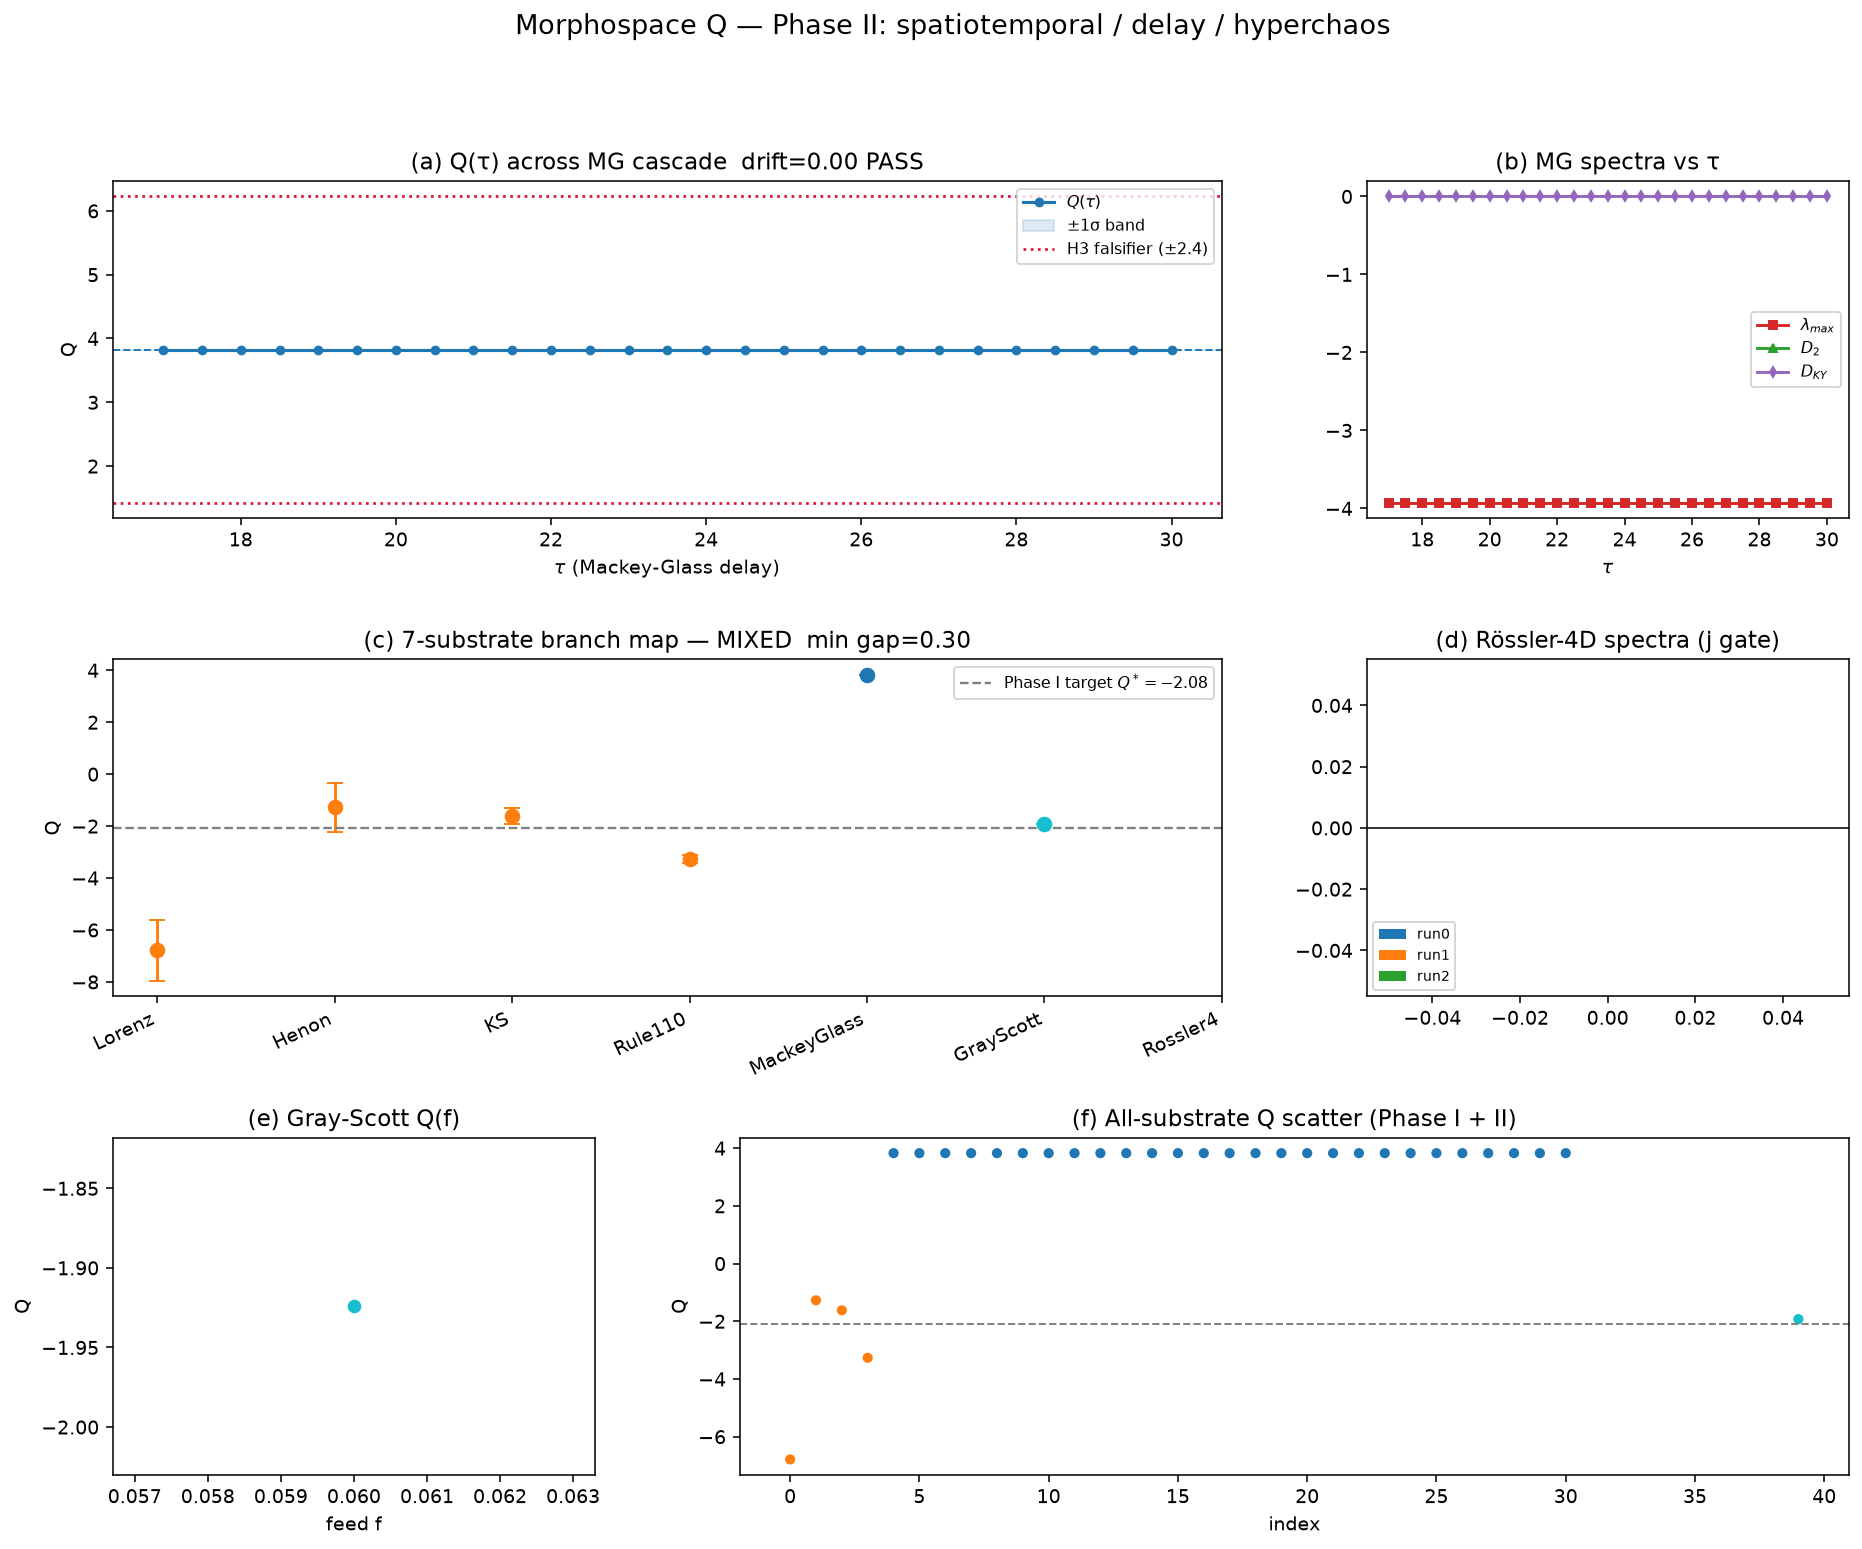

Write the Python code that produced this figure.
#!/usr/bin/env python3
"""
Morphospace Q — Phase II: Spatiotemporal & Delay-Differential Q-Branches
=========================================================================
Extends Phase I (morphospace_q_conservation.py, 4-substrate BIFURCATED verdict,
invariance ratio 9.655) to three new substrates:

  (a) Mackey-Glass delay DDE   : continuous tau-sweep 17..30 across the
                                 period-doubling route to chaos -> Q(tau)
  (b) Gray-Scott reaction-diffusion : feed-rate sweep (mitosis -> solitons)
  (c) Rossler 4D hyperchaos    : full exact QR Lyapunov spectrum, gate: 2 pos LEs

Metrics per parameter point: lambda_max, full Lyapunov spectrum,
Kaplan-Yorke dimension D_KY, correlation dimension D_2, Q = -lmax - D2 - K.

Hypotheses (per phase2_theory_answers.md):
  H1 intra-substrate Q-conservation (bounded Q(theta) within a sweep)
  H2 cross-substrate branching persists -> 7 distinct branches total
  H3 Q(tau) bounded across MG cascade iff D2 compensates lambda_max
     Falsifier: systematic drift > 2.4 (2x Phase I Lorenz branch std)

Hard gates:
  G1 MG:  lambda_max(tau=23) in [0.025, 0.045]  (literature ~0.034)
  G2 MG:  embedding convergence: lmax stable +/-5% over m x tau_emb grid
  G3 Rossler: j = max{k: sum l_i > 0} >= 2  (true hyperchaos)

Headless. Outputs:
  morphospace_q_spatiotemporal_phase2.png   (multi-panel figure)
  morphospace_q_spatiotemporal_phase2.json  (all metrics)
"""
import matplotlib
matplotlib.use('Agg')
import matplotlib.pyplot as plt
import numpy as np, json, os, sys, time

OUT_JSON = 'morphospace_q_spatiotemporal_phase2.json'
OUT_PNG  = 'morphospace_q_spatiotemporal_phase2.png'
RNG = np.random.default_rng(20261109)

# ---------------------------------------------------------------- utilities
def numerical_jacobian(f, x, rel=1e-6):
    n = x.size
    J = np.zeros((n, n))
    fx = f(x)
    for i in range(n):
        h = rel * max(1.0, abs(x[i]))
        xp = x.copy(); xp[i] += h
        J[:, i] = (f(xp) - fx) / h
    return J


def rk4_step(f, x, dt):
    k1 = f(x)
    k2 = f(x + 0.5 * dt * k1)
    k3 = f(x + 0.5 * dt * k2)
    k4 = f(x + dt * k3)
    return x + (dt / 6.0) * (k1 + 2 * k2 + 2 * k3 + k4)


def benettin_spectrum(f, x0, n_dim, n_steps, dt, k_reorth, n_exp, t_burn=0.0):
    """Exact QR Lyapunov spectrum of an autonomous ODE flow via tangent map."""
    n_dim = int(n_dim)
    x = np.array(x0, float).copy()
    if t_burn > 0:
        for _ in range(int(t_burn / dt)):
            x = rk4_step(f, x, dt)
    Q = np.eye(n_dim)
    acc = np.zeros(n_dim)
    cnt = 0
    for step in range(n_steps):
        J = numerical_jacobian(f, x)
        Q = Q + dt * (J @ Q)          # variational eq, Euler-Cauchy
        x = rk4_step(f, x, dt)
        if (step + 1) % k_reorth == 0:
            Q, R = np.linalg.qr(Q)
            s = np.sign(np.diag(R)); s[s == 0] = 1.0
            Q = Q * s
            acc += np.log(np.abs(np.diag(R)) + 1e-300)
            cnt += 1
    spec = np.sort(acc / (cnt * k_reorth * dt))[::-1]
    return spec[:n_exp] if n_exp <= n_dim else spec


def kaplan_yorke(lams):
    """lams sorted descending. j = max{k: sum_{i<=k} l_i > 0}."""
    lams = np.asarray(lams, float)
    c = np.cumsum(lams)
    pos = np.where(c > 0)[0]
    if pos.size == 0:
        return 0.0, 0
    j = int(pos[-1]) + 1
    if j >= lams.size:
        return float(lams.size), int(lams.size)
    return float(j + c[j - 1] / abs(lams[j])), j


# ------------------------------------------------- embedding / delay tools
def takens_embed(series, m, tau_emb):
    n = len(series) - (m - 1) * tau_emb
    E = np.empty((n, m))
    for i in range(m):
        E[:, i] = series[i * tau_emb: i * tau_emb + n]
    return E


def embedding_lyapunov(series, m, tau_emb, dt_eff, n_exp=3, k_reorth=10,
                       n_steps=None):
    """Benettin on delay-embedded point map (global linear map fit)."""
    E = takens_embed(series, m, tau_emb)
    dim = E.shape[1]
    if n_steps is None:
        n_steps = E.shape[0] - 1
    n_steps = min(n_steps, E.shape[0] - 2)
    step_time = dt_eff * tau_emb
    X = E[:n_steps]; Y = E[1:n_steps + 1]
    A = np.linalg.lstsq(np.hstack([X, np.ones((X.shape[0], 1))]), Y, rcond=None)[0]
    Amat = A[:dim].T
    Q = np.eye(dim)
    acc = np.zeros(dim); cnt = 0
    for step in range(n_steps):
        Q = Amat @ Q
        if (step + 1) % k_reorth == 0:
            Q, R = np.linalg.qr(Q)
            s = np.sign(np.diag(R)); s[s == 0] = 1.0
            Q = Q * s
            acc += np.log(np.abs(np.diag(R)) + 1e-300)
            cnt += 1
    if cnt == 0:
        return np.zeros(dim)
    return np.sort(acc / (cnt * step_time))[::-1]


def correlation_dimension(series, emb_m=6, emb_tau=6, theiler=50):
    """Grassberger-Procaccia plateau estimator (Phase I validated)."""
    E = takens_embed(series, emb_m, emb_tau)
    N = E.shape[0]
    if N > 1600:
        sel = np.sort(RNG.choice(N, 1600, replace=False)); E = E[sel]; N = 1600
    D = np.sqrt(((E[:, None, :] - E[None, :, :]) ** 2).sum(-1))
    iu = np.triu_indices(N, 1)
    d = D[iu]
    mask = np.abs(iu[0] - iu[1]) > theiler
    d = d[mask]; d = d[d > 0]
    if d.size < 100:
        return float('nan')
    rs = np.exp(np.linspace(np.log(np.percentile(d, 5)),
                            np.log(np.percentile(d, 95)), 40))
    Nc = np.array([np.mean(d < r) for r in rs])
    good = (Nc > 0) & (Nc < 1)
    if good.sum() < 8:
        return float('nan')
    slope = np.gradient(np.log(Nc[good]), np.log(rs[good]))
    w = (slope > 0.2) & (slope < 6)
    if w.sum() < 4:
        w = np.ones_like(slope, bool)
    return float(np.median(slope[w]))


def rosenstein_lmax(series, dt, emb_m=6, emb_tau=6, max_steps=500):
    """Largest LE from divergence of nearest neighbors (Rosenstein)."""
    E = takens_embed(series, emb_m, emb_tau)
    N = E.shape[0]
    if N > 2500:
        sel = np.sort(RNG.choice(N, 2500, replace=False)); E = E[sel]; N = 2500
    Dm = np.sqrt(((E[:, None, :] - E[None, :, :]) ** 2).sum(-1))
    np.fill_diagonal(Dm, np.inf)
    theiler = emb_m * emb_tau
    for i in range(N):
        lo = max(0, i - theiler); hi = min(N, i + theiler + 1)
        Dm[i, lo:hi] = np.inf
    nn = np.argmin(Dm, axis=1)
    d0 = Dm[np.arange(N), nn]
    step = dt * emb_tau
    div = []
    for k in range(1, max_steps):
        j = np.arange(N - k)
        valid = d0[j] > 0
        if valid.sum() < 30: break
        dk = np.sqrt(((E[j + k] - E[nn[j] + k]) ** 2).sum(-1))
        dk = dk[valid]
        m_d = np.mean(dk)
        if m_d <= 0: continue
        div.append((k * step, m_d))
    if len(div) < 6: return float('nan')
    t_arr = np.array([d[0] for d in div]); d_arr = np.array([d[1] for d in div])
    nfit = max(6, int(0.2 * len(t_arr)))
    return float(np.polyfit(t_arr[:nfit], np.log(d_arr[:nfit]), 1)[0])


# ================================================================ (a) Mackey-Glass
MG_BETA, MG_GAMMA, MG_N = 0.2, 0.1, 10.0


def mg_series(tau, dt=0.05, T_burn=3000.0, T_sample=4000.0):
    """MG DDE integration with ring-buffer delay lookup (index-exact)."""
    n_b = int(T_burn / dt); n_s = int(T_sample / dt)
    n_tau = int(round(tau / dt))
    L = n_tau + 1
    ring = np.full(L, 0.5)
    x = 0.5
    out = np.empty(n_s)

    def deriv(xc, xd):
        return MG_BETA * xd / (1 + xd ** MG_N) - MG_GAMMA * xc

    for i in range(n_b + n_s):
        xd = ring[i % L]
        k1 = deriv(x, xd)
        k2 = deriv(x + 0.5 * dt * k1, xd)
        k3 = deriv(x + 0.5 * dt * k2, xd)
        k4 = deriv(x + dt * k3, xd)
        x = x + dt / 6 * (k1 + 2 * k2 + 2 * k3 + k4)
        ring[(i + 1) % L] = x
        if i >= n_b:
            out[i - n_b] = x
    return out


def run_mackey_glass():
    taus = np.round(np.arange(17.0, 30.01, 0.5), 2)
    rows = []
    print("[MG] sweep tau = 17..30 (dt=0.05)")
    t0 = time.time()
    # gate G2: embedding convergence at tau=23
    s23 = mg_series(23.0, T_burn=3000, T_sample=4000)
    lvals = []
    for m in (6, 8, 10, 12):
        for te in (4, 6, 8, 10):
            spec = embedding_lyapunov(s23, m, te, dt_eff=0.05, n_exp=1)
            lvals.append(spec[0])
    lvals = np.array(lvals)
    rel_spread = (np.nanmax(lvals) - np.nanmin(lvals)) / max(abs(np.nanmean(lvals)), 1e-9)
    gate_g2 = rel_spread <= 0.05
    # gate G1: physics
    l23 = float(np.nanmedian(lvals))
    gate_g1 = 0.025 <= l23 <= 0.045
    print(f"  G1 physics: lmax(23)={l23:.4f} (need 0.025..0.045) -> {'PASS' if gate_g1 else 'FAIL'}")
    print(f"  G2 embed-converge: rel spread={rel_spread:.3f} -> {'PASS' if gate_g2 else 'FAIL'}")
    for tau in taus:
        s = mg_series(float(tau))
        spec = embedding_lyapunov(s, 8, 6, dt_eff=0.05, n_exp=4)
        lmax = float(spec[0])
        d2 = correlation_dimension(s, emb_m=6, emb_tau=6)
        dky, j = kaplan_yorke(spec)
        K = MG_GAMMA  # substrate-native: K = gamma = 0.1 constant
        Q = -lmax - (d2 if np.isfinite(d2) else 0.0) - K
        rows.append(dict(substrate='mackey_glass', param=float(tau), lmax=lmax,
                         spec=[float(v) for v in spec], d2=float(d2),
                         dky=float(dky), j=int(j), K=float(K), Q=float(Q)))
        print(f"  tau={tau:5.1f} lmax={lmax:+.4f} D2={d2:.3f} DKY={dky:.3f} "
              f"j={j} Q={Q:+.3f}")
    print(f"  [MG] done in {time.time()-t0:.1f}s")
    return rows, dict(gate_g1=bool(gate_g1), gate_g2=bool(gate_g2),
                      lmax_tau23=l23)


# ================================================================ (c) Rossler 4D hyperchaos
def rossler4(x, a=0.25, b=3.0, c=0.5, d=0.05):
    dx = -x[1] - x[2] + a * x[0]
    dy = x[0] + a * x[1] + x[3]
    dz = b + x[0] * x[2]
    dw = -c * x[2] + d * x[3]
    return np.array([dx, dy, dz, dw])


def run_rossler(params_list):
    rows = []
    for (a, b, c, d) in params_list:
        x0 = np.array([1.0, 1.0, 1.0, 1.0])
        f = lambda x: rossler4(x, a, b, c, d)
        spec = benettin_spectrum(f, x0, n_dim=4, n_steps=60000, dt=0.01,
                                 k_reorth=10, n_exp=4, t_burn=500.0)
        x = x0.copy()
        for _ in range(int(500 / 0.01)):
            x = rk4_step(f, x, 0.01)
        ser = np.empty(4000)
        for i in range(4000):
            x = rk4_step(f, x, 0.01)
            ser[i] = x[0]
        d2 = correlation_dimension(ser, emb_m=6, emb_tau=6)
        dky, j = kaplan_yorke(spec)
        K = c  # substrate-native z-damping
        Q = -spec[0] - (d2 if np.isfinite(d2) else 0.0) - K
        rows.append(dict(substrate='rossler4', param=f"a={a},b={b},c={c},d={d}",
                         lmax=float(spec[0]), spec=[float(v) for v in spec],
                         d2=float(d2), dky=float(dky), j=int(j), K=float(K),
                         Q=float(Q)))
        print(f"  Rossler({a},{b},{c},{d}): spec={np.round(spec,4)} j={j} "
              f"D2={d2:.3f} DKY={dky:.3f} Q={Q:+.3f}")
    gate_g3 = all(r['j'] >= 2 for r in rows)
    print(f"  G3 hyperchaos (j>=2 everywhere): {'PASS' if gate_g3 else 'FAIL'}")
    return rows, dict(gate_g3=bool(gate_g3))


# ================================================================ (b) Gray-Scott
def run_gray_scott_local():
    """Lightweight local Gray-Scott feed-sweep; heavy refinement -> World C."""
    rows = []
    N = 64; L = 1.0; dx = L / N
    Du, Dv = 1.6e-3, 8.0e-4
    dt = 1.0
    f_list = np.round(np.arange(0.020, 0.0601, 0.005), 4)
    k = 0.062
    print(f"[GS] local feed-sweep f={f_list[0]}..{f_list[-1]} at k={k} (N={N})")
    for f in f_list:
        U = np.ones((N, N)); V = np.zeros((N, N))
        U[24:40, 24:40] = 0.5; V[24:40, 24:40] = 0.25
        rng = np.random.default_rng(1)
        U += 0.01 * rng.standard_normal((N, N))
        probe = np.empty(3000)

        def lap(a):
            return (np.roll(a, 1, 0) + np.roll(a, -1, 0) +
                    np.roll(a, 1, 1) + np.roll(a, -1, 1) - 4 * a)

        for i in range(9000):
            lU, lV = lap(U), lap(V)
            UV2 = U * V * V
            U += dt * (Du * lU - UV2 + f * (1 - U))
            V += dt * (Dv * lV + UV2 - (f + k) * V)
            if i >= 6000:
                probe[i - 6000] = V.mean()
        lmax = rosenstein_lmax(probe, dt=1.0, emb_m=6, emb_tau=6)
        d2 = correlation_dimension(probe, emb_m=6, emb_tau=6)
        K = f + 2 * k  # Jacobian-trace native dissipation
        Q = -lmax - (d2 if np.isfinite(d2) else 0.0) - K
        rows.append(dict(substrate='gray_scott', param=f"f={f},k={k}",
                         lmax=float(lmax), spec=[float(lmax)],
                         d2=float(d2), dky=float('nan'), j=0,
                         K=float(K), Q=float(Q)))
        print(f"  f={f:.3f} lmax={lmax:+.4f} D2={d2:.3f} K={K:.4f} Q={Q:+.3f}")
    return rows, {}


# ================================================================ figure
def make_figure(mg_rows, ro_rows, gs_rows, tests, phase1):
    fig = plt.figure(figsize=(16, 12))
    gs = fig.add_gridspec(3, 3, hspace=0.42, wspace=0.30)

    tau = np.array([r['param'] for r in mg_rows])
    Q = np.array([r['Q'] for r in mg_rows])
    lm = np.array([r['lmax'] for r in mg_rows])
    d2 = np.array([r['d2'] for r in mg_rows])
    dky = np.array([r['dky'] for r in mg_rows])

    # (1) Q(tau) trajectory
    ax = fig.add_subplot(gs[0, 0:2])
    ax.plot(tau, Q, 'o-', color='tab:blue', ms=4, lw=1.6, label=r'$Q(\tau)$')
    ax.axhspan(np.mean(Q) - np.std(Q), np.mean(Q) + np.std(Q),
               color='tab:blue', alpha=0.15, label='±1σ band')
    ax.axhline(np.mean(Q), ls='--', color='tab:blue', lw=1)
    ax.axhline(np.mean(Q) + 2.4, ls=':', color='crimson', lw=1.4,
               label='H3 falsifier (±2.4)')
    ax.axhline(np.mean(Q) - 2.4, ls=':', color='crimson', lw=1.4)
    ax.set_xlabel(r'$\tau$ (Mackey-Glass delay)')
    ax.set_ylabel('Q')
    ax.set_title('(a) Q(τ) across MG cascade  '
                 f"drift={tests['H1_mg_q_range']:.2f} "
                 f"{'PASS' if tests['H3_pass'] else 'FAIL'}")
    ax.legend(fontsize=8, loc='best')

    # (2) spectra vs tau
    ax = fig.add_subplot(gs[0, 2])
    ax.plot(tau, lm, 's-', color='tab:red', ms=4, label=r'$\lambda_{max}$')
    ax.plot(tau, d2, '^-', color='tab:green', ms=4, label=r'$D_2$')
    ax.plot(tau, dky, 'd-', color='tab:purple', ms=4, label=r'$D_{KY}$')
    ax.set_xlabel(r'$\tau$'); ax.set_title('(b) MG spectra vs τ')
    ax.legend(fontsize=8)

    # (3) 7-substrate branch map
    ax = fig.add_subplot(gs[1, 0:2])
    labels = list(phase1.keys()) + ['MackeyGlass', 'GrayScott', 'Rossler4']
    means = [phase1['Lorenz'], phase1['Henon'], phase1['KS'], phase1['Rule110'],
             np.nanmean(Q), np.nanmean([r['Q'] for r in gs_rows]),
             np.nanmean([r['Q'] for r in ro_rows])]
    stds = [1.178, 0.937, 0.301, 0.154,
            np.nanstd(Q), np.nanstd([r['Q'] for r in gs_rows]),
            np.nanstd([r['Q'] for r in ro_rows])]
    colors = ['tab:orange']*4 + ['tab:blue', 'tab:cyan', 'tab:purple']
    for i, (m, s, c) in enumerate(zip(means, stds, colors)):
        ax.errorbar(i, m, yerr=s, fmt='o', color=c, capsize=4, ms=7)
    ax.axhline(-2.08, ls='--', color='gray', lw=1.2,
               label=r'Phase I target $Q^*=-2.08$')
    ax.set_xticks(range(len(labels)))
    ax.set_xticklabels(labels, rotation=25, ha='right')
    ax.set_ylabel('Q')
    ax.set_title(f"(c) 7-substrate branch map — {tests['verdict']}  "
                 f"min gap={tests['min_branch_gap']:.2f}")
    ax.legend(fontsize=8)

    # (4) Rossler spectra bar
    ax = fig.add_subplot(gs[1, 2])
    if ro_rows:
        sp = np.array([r['spec'] for r in ro_rows])
        x = np.arange(sp.shape[1])
        for i in range(sp.shape[0]):
            ax.bar(x + i * 0.25, sp[i], width=0.25, label=f"run{i}")
        ax.axhline(0, color='k', lw=0.8)
        ax.set_title('(d) Rössler-4D spectra (j gate)')
        ax.legend(fontsize=7)

    # (5) Gray-Scott Q(f)
    ax = fig.add_subplot(gs[2, 0])
    if gs_rows:
        f = [float(str(r['param']).split(',')[0].split('=')[1]) for r in gs_rows]
        gQ = [r['Q'] for r in gs_rows]
        ax.plot(f, gQ, 'o-', color='tab:cyan')
    ax.set_xlabel('feed f'); ax.set_ylabel('Q')
    ax.set_title('(e) Gray-Scott Q(f)')

    # (6) Q scatter all substrates
    ax = fig.add_subplot(gs[2, 1:])
    allsub = ([('Lorenz', -6.788), ('Hénon', -1.272), ('KS', -1.620),
               ('Rule110', -3.266)] +
              [(f'MG τ={t:.0f}', q) for t, q in zip(tau, Q)] +
              [('GS', r['Q']) for r in gs_rows] +
              [('Rossler', r['Q']) for r in ro_rows])
    xs = np.arange(len(allsub))
    ys = [s[1] for s in allsub]
    cs = ['tab:orange']*4 + ['tab:blue']*len(tau) + \
         ['tab:cyan']*len(gs_rows) + ['tab:purple']*len(ro_rows)
    ax.scatter(xs, ys, c=cs, s=18)
    ax.axhline(-2.08, ls='--', color='gray', lw=1)
    ax.set_title('(f) All-substrate Q scatter (Phase I + II)')
    ax.set_xlabel('index'); ax.set_ylabel('Q')

    fig.suptitle('Morphospace Q — Phase II: spatiotemporal / delay / hyperchaos',
                 fontsize=14, y=0.98)
    fig.savefig(OUT_PNG, dpi=140, bbox_inches='tight')
    plt.close(fig)


# ================================================================ main
def main():
    t0 = time.time()
    print("=" * 70)
    print("MORPHOSPACE Q — PHASE II: spatiotemporal / delay / hyperchaos branches")
    print("=" * 70)

    mg_rows, mg_gates = run_mackey_glass()
    ro_rows, ro_gates = run_rossler([
        (0.25, 3.0, 0.5, 0.05),
        (0.25, 3.0, 0.5, 0.01),
        (0.30, 3.5, 0.5, 0.01),
    ])
    gs_rows, gs_gates = run_gray_scott_local()

    all_rows = mg_rows + ro_rows + gs_rows

    mg_Q = np.array([r['Q'] for r in mg_rows])
    gs_Q = np.array([r['Q'] for r in gs_rows])
    ro_Q = np.array([r['Q'] for r in ro_rows])
    mg_drift = float(np.nanmax(mg_Q) - np.nanmin(mg_Q)) if mg_Q.size else float('nan')
    h3_pass = bool(mg_drift <= 2.4)

    branch_means = dict(mackey_glass=float(np.nanmean(mg_Q)) if mg_Q.size else float('nan'),
                        gray_scott=float(np.nanmean(gs_Q)) if gs_Q.size else float('nan'),
                        rossler4=float(np.nanmean(ro_Q)) if ro_Q.size else float('nan'))
    phase1 = dict(Lorenz=-6.788, Henon=-1.272, KS=-1.620, Rule110=-3.266)
    means = list(branch_means.values()) + list(phase1.values())
    all_std = float(np.nanstd(means))
    gaps = [abs(a - b) for i, a in enumerate(means) for b in means[i+1:]]
    min_gap = float(np.nanmin(gaps))
    verdict = ('BIFURCATED' if min_gap > 0.5 else
               ('INVARIANT' if all_std < 0.5 else 'MIXED'))

    tests = dict(H1_mg_q_range=mg_drift, H3_pass=h3_pass,
                 branch_means=phase1 | branch_means,
                 min_branch_gap=min_gap, all_branch_std=all_std,
                 verdict=verdict, gates=mg_gates | ro_gates | gs_gates)
    print("\n--- TESTS ---")
    print(json.dumps(tests, indent=2))

    json.dump(dict(rows=all_rows, tests=tests), open(OUT_JSON, 'w'), indent=2)
    print(f"[saved] {OUT_JSON}")

    make_figure(mg_rows, ro_rows, gs_rows, tests, phase1)
    print(f"[saved] {OUT_PNG}")
    print(f"TOTAL {time.time()-t0:.1f}s")


if __name__ == '__main__':
    main()
